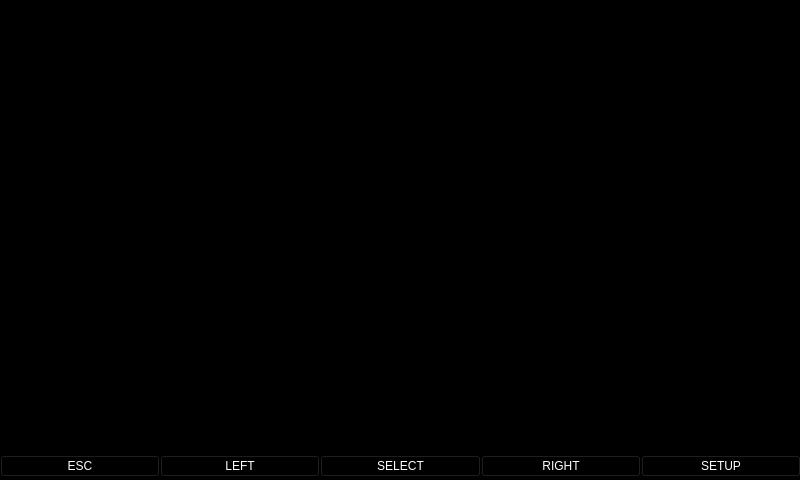
<?xml version="1.0" encoding="UTF-8"?>
<ui version="4.0">
 <class>Confirmation</class>
 <widget class="QWidget" name="Confirmation">
  <property name="geometry">
   <rect>
    <x>0</x>
    <y>0</y>
    <width>800</width>
    <height>480</height>
   </rect>
  </property>
  <property name="windowTitle">
   <string>Form</string>
  </property>
  <widget class="QStackedWidget" name="stackedWidget">
   <property name="geometry">
    <rect>
     <x>0</x>
     <y>0</y>
     <width>800</width>
     <height>480</height>
    </rect>
   </property>
   <property name="styleSheet">
    <string notr="true">background-color:black;
color:white;</string>
   </property>
   <property name="currentIndex">
    <number>0</number>
   </property>
   <widget class="QWidget" name="page">
    <widget class="QWidget" name="layoutWidget">
     <property name="geometry">
      <rect>
       <x>0</x>
       <y>453</y>
       <width>801</width>
       <height>27</height>
      </rect>
     </property>
     <layout class="QHBoxLayout" name="horizontalLayout">
      <property name="spacing">
       <number>0</number>
      </property>
      <item>
       <widget class="QPushButton" name="pushButton">
        <property name="text">
         <string>ESC</string>
        </property>
       </widget>
      </item>
      <item>
       <widget class="QPushButton" name="pushButton_2">
        <property name="text">
         <string>LEFT</string>
        </property>
       </widget>
      </item>
      <item>
       <widget class="QPushButton" name="pushButton_3">
        <property name="text">
         <string>SELECT</string>
        </property>
       </widget>
      </item>
      <item>
       <widget class="QPushButton" name="pushButton_4">
        <property name="text">
         <string>RIGHT</string>
        </property>
       </widget>
      </item>
      <item>
       <widget class="QPushButton" name="pushButton_5">
        <property name="text">
         <string>SETUP</string>
        </property>
       </widget>
      </item>
     </layout>
    </widget>
   </widget>
  </widget>
 </widget>
 <resources/>
 <connections/>
</ui>
